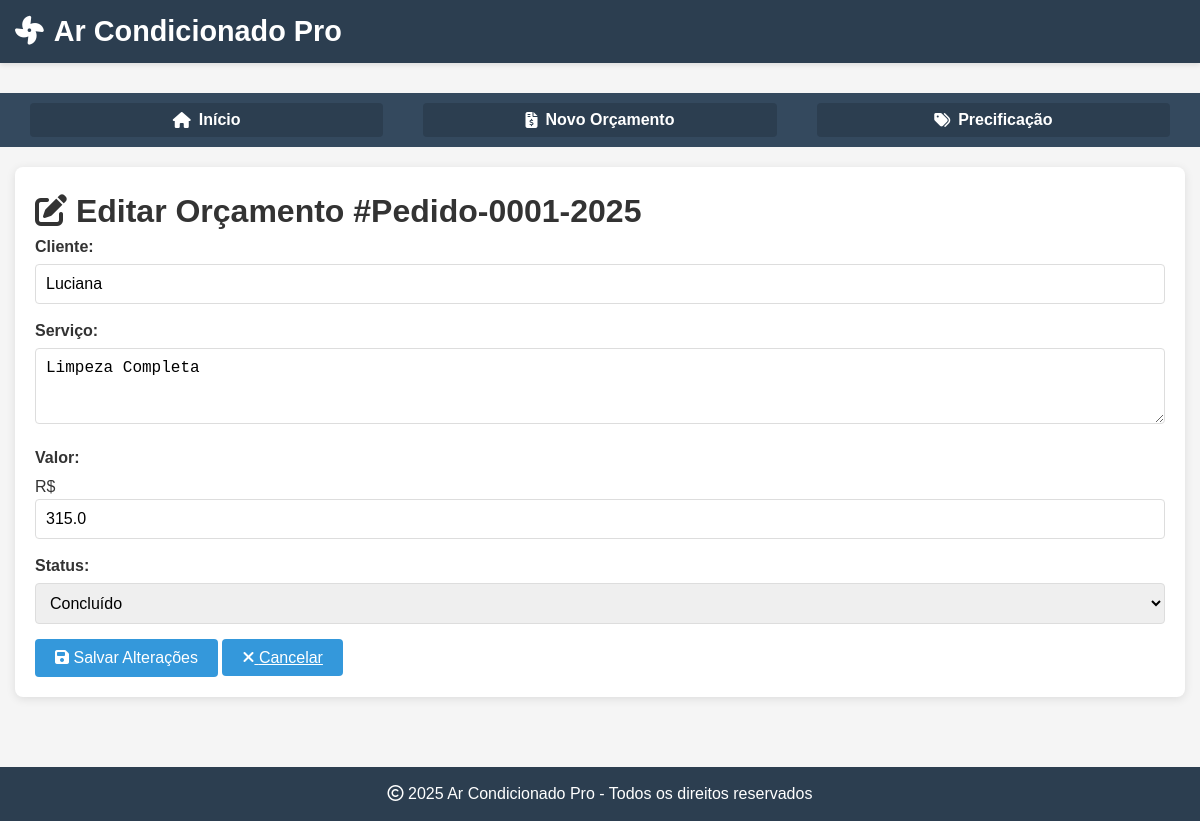
The page /editar_orcamento/1 on the database as committed earlier.
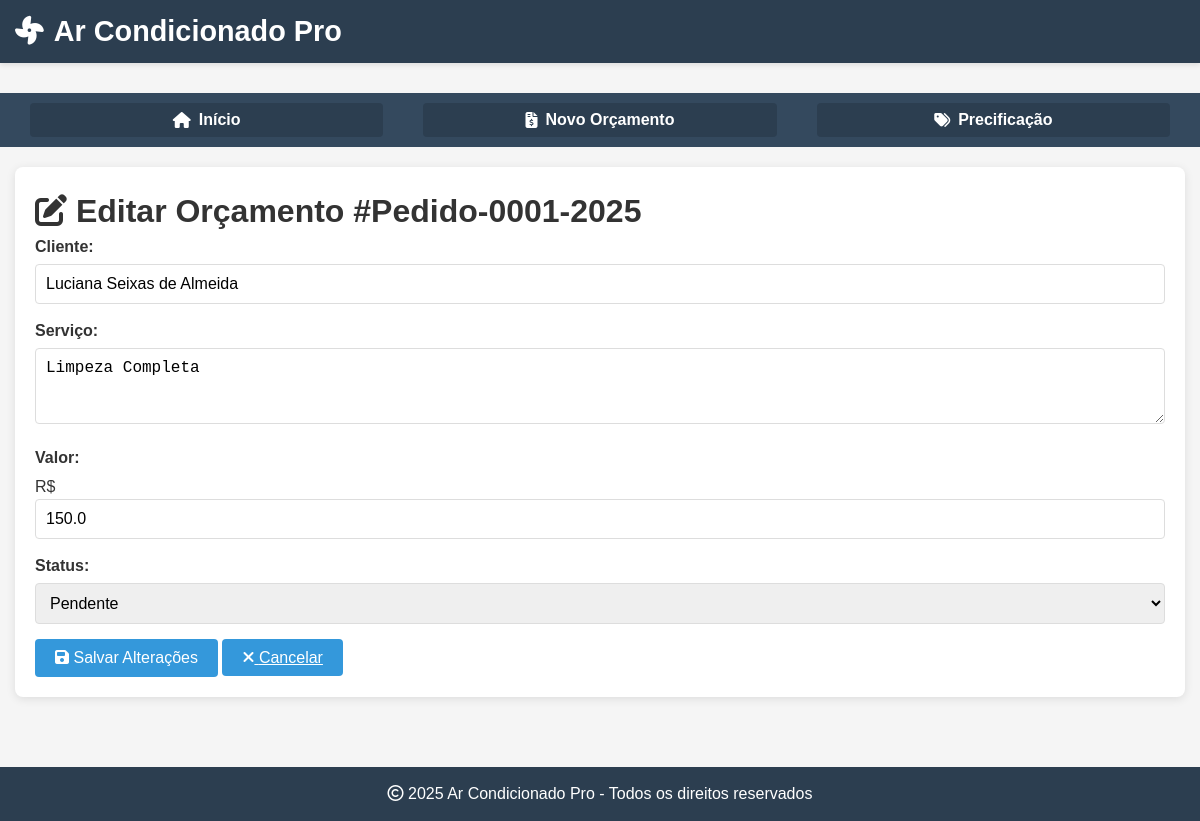
The same page on the database as committed later.
### app.py (models this page shows)
class Orcamento(db.Model):
    id = db.Column(db.Integer, primary_key=True)
    numero = db.Column(db.String(20), unique=True)
    cliente_nome = db.Column(db.String(100))
    cliente_telefone = db.Column(db.String(20))
    cliente_email = db.Column(db.String(100))
    servico = db.Column(db.String(100))
    valor_base = db.Column(db.Float)
    desconto = db.Column(db.Float)
    valor_final = db.Column(db.Float)
    forma_pagamento = db.Column(db.String(50))
    taxa_cartao = db.Column(db.Float, default=0.0)
    taxa_maquina = db.Column(db.Float, default=0.0)
    parcelas = db.Column(db.Integer, default=1)
    status = db.Column(db.String(20), default='pendente')
    data_criacao = db.Column(db.DateTime, default=datetime.utcnow)
    validade_dias = db.Column(db.Integer, default=7)
    observacoes = db.Column(db.Text)
    recibo_id = db.Column(db.Integer, db.ForeignKey('recibo.id'))
    recibo = db.relationship('Recibo', backref='orcamento', uselist=False)

### app.py (the view, shortened to what this page needs)
@app.route('/editar_orcamento/<int:id>', methods=['GET', 'POST', 'PUT'])
def editar_orcamento(id):
    orcamento = Orcamento.query.get_or_404(id)
    return render_template('editar_orcamento.html', orcamento=orcamento)

### templates/editar_orcamento.html (shortened to what this page needs)
{% extends "base.html" %}
{% block content %}
<div class="container">
    <div class="card">
        <h1><i class="fas fa-edit"></i> Editar Orçamento #{{ orcamento.numero }}</h1>
        <form method="POST" action="{{ url_for('editar_orcamento', id=orcamento.id) }}">
            <div class="form-group">
                <label for="cliente">Cliente:</label>
                <input type="text" class="form-control" id="cliente" name="cliente"
                       value="{{ orcamento.cliente_nome or '' }}" required>
            </div>
            <div class="form-group">
                <label for="servico">Serviço:</label>
                <textarea class="form-control" id="servico" name="servico" rows="3" required>{{ orcamento.servico or '' }}</textarea>
            </div>
            <div class="form-group">
                <label for="valor">Valor:</label>
                <div class="input-group">
                    <div class="input-group-prepend">
                        <span class="input-group-text">R$</span>
                    </div>
                    <input type="number" step="0.01" class="form-control" id="valor" name="valor"
                           value="{{ orcamento.valor_final or '0.00' }}" required>
                </div>
            </div>
            <div class="form-group">
                <label for="status">Status:</label>
                <select class="form-control" id="status" name="status" required>
                    <option value="pendente" {% if orcamento.status == 'pendente' %}selected{% endif %}>Pendente</option>
                    <option value="concluido" {% if orcamento.status == 'concluido' %}selected{% endif %}>Concluído</option>
                </select>
            </div>
            <button type="submit" class="btn btn-primary mt-3">
                <i class="fas fa-save"></i> Salvar Alterações
            </button>
            <a href="{{ url_for('lista_orcamentos') }}" class="btn btn-secondary mt-3">
                <i class="fas fa-times"></i> Cancelar
            </a>
        </form>
    </div>
</div>
{% endblock %}

Rows that differ between the two databases and show on the page:
changed Orcamento "Limpeza Completa": cliente "Luciana" → "Luciana Seixas de Almeida"; valor "315.0" → "150.0"; status "Concluído" → "Pendente"
